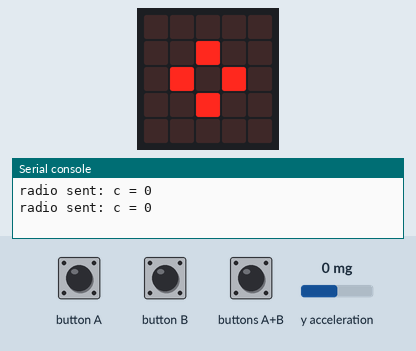
This program was run on a simulated BBC micro:bit (MakeCode). Parts: the board's 5×5 LED display, the last lines printed to the serial console. The test bench sets the inputs (shaded band); at power-on: y acceleration 0 mg. No radio messages arrive unless stated (any console line starting 'radio sent:' is added by the test bench).

Above: at 1.2 s.
1.3 s: button A pressed for 1 s
At 2.3 s:
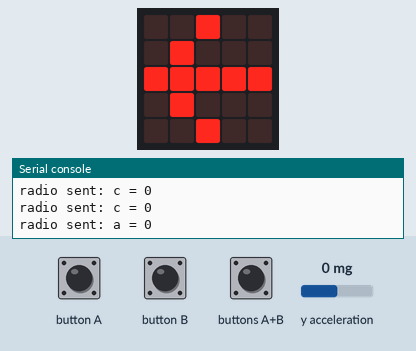
3.9 s: button B pressed for 1 s
At 4.8 s:
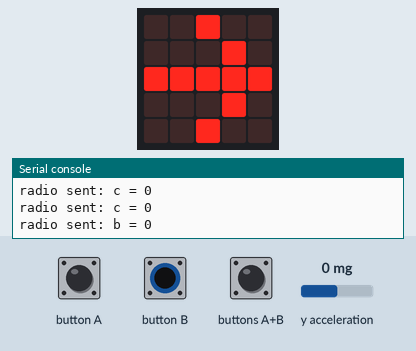
6.4 s: button B pressed for 3.2 s
11.4 s: button A pressed for 3.2 s
At 12.9 s:
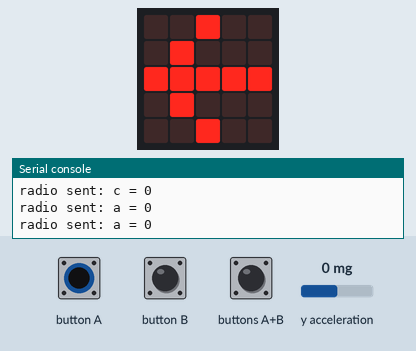
Timing chart, 0 to 14.4 s (numbered marks = the images above; inputs shaded):
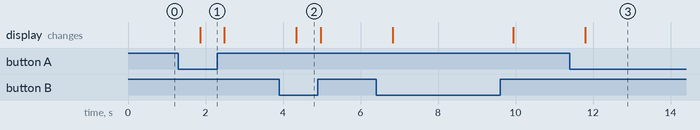

Measured:
- after the input at 1.3 s, the display: changes after 0.56 s (image 1)
- after the input at 3.9 s, the display: changes after 0.45 s (image 2)
- after the input at 11.4 s, the display: changes after 0.40 s (image 3)

The program:

main.ts
```typescript
let 速さ = 0
radio.setGroup(5)
basic.forever(function () {
    速さ = input.acceleration(Dimension.Y) / 1023 * -100
    if (input.buttonIsPressed(Button.AB)) {
        radio.sendValue("c", 速さ)
        if (速さ > 0) {
            basic.showArrow(ArrowNames.North)
        } else if (速さ < 0) {
            basic.showArrow(ArrowNames.South)
        } else {
            basic.showIcon(IconNames.SmallDiamond)
        }
    } else if (input.buttonIsPressed(Button.A)) {
        radio.sendValue("a", 速さ)
        basic.showArrow(ArrowNames.West)
    } else if (input.buttonIsPressed(Button.B)) {
        radio.sendValue("b", 速さ)
        basic.showArrow(ArrowNames.East)
    } else {
        radio.sendValue("c", 0)
        basic.showIcon(IconNames.SmallDiamond)
    }
})
```

test.ts
```typescript
// テストはここに来ます。このパッケージが拡張機能として使用されるときにはコンパイルされません。
```
